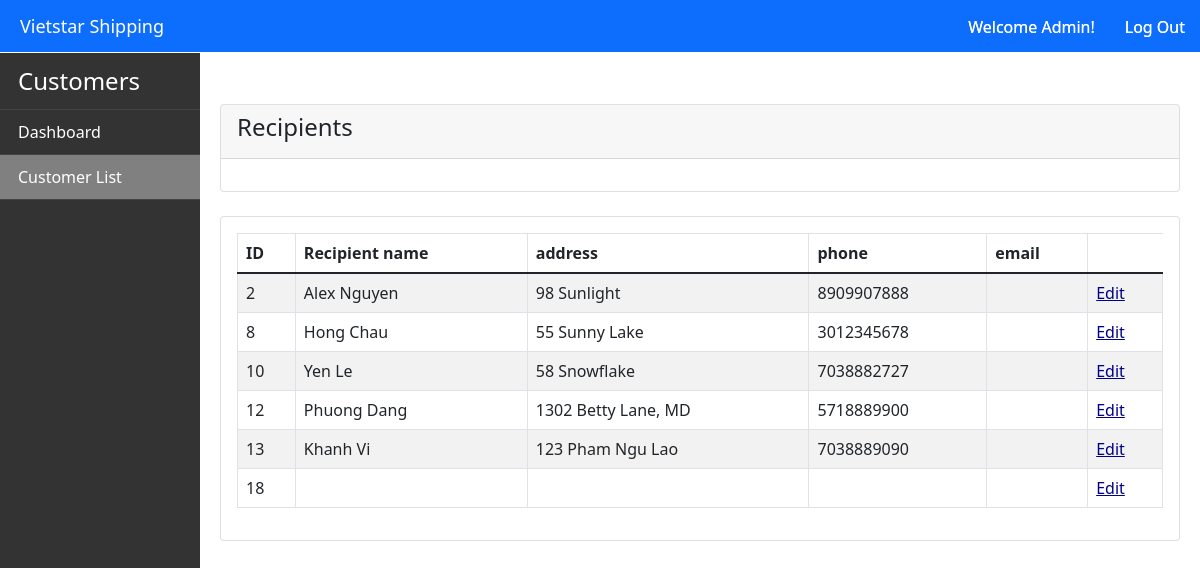
Screenshot of /business_portal/main/customers/recipient.php?customer_id=2 (signed in) with the database file from the repository.
### tables this page shows
CREATE TABLE `recipient` (
  `recipient_id` int(11) NOT NULL,
  `recipient_name` varchar(100) NOT NULL,
  `recipient_address` text NOT NULL,
  `recipient_phone` varchar(10) NOT NULL,
  `customer_id` int(11) DEFAULT NULL,
  `recipient_email` varchar(100) DEFAULT NULL
);

### business_portal/main/customers/recipient.php (the view, shortened to what this page needs)
<?php
include('../connect.php');
?>
<!DOCTYPE>
<html>
<head>
<link rel="stylesheet" href="https://cdnjs.cloudflare.com/ajax/libs/font-awesome/4.7.0/css/font-awesome.min.css">
<link rel="stylesheet" href="../css/lib/bootstrap.css">
<link rel="stylesheet" href="../css/lib/font-awesome.min.css">
<link rel="stylesheet" type="text/css" href="../css/styles.css">
<link rel="stylesheet" type="text/css" href="../css/maindashboard.css">
<link rel="stylesheet" type="text/css" href="../css/navbar.css">
</head>
<body>
  <?php include 'navfixed.php';?>
	<nav class="navbar-primary sticky">
		<ul class="navbar-primary-menu">
            <li> <a class="d-flex align-items-center pl-3 text-white text-decoration-none"><span class="fs-4">Customers</span></a></li>
			<li><a href="../index.php" class="nav-link text-white"><i class="icon-dashboard icon-2x"></i> Dashboard </a></li>
			<li><a href="customer.php" class="nav-link text-white active">Customer List</a></li>
		</ul>
	</nav>
     <div class="main-content">
        <div class="row">
            <div class="col-md-12">
                <div class="card mt-4">
                <div class="card-header">
                        <h4>Recipients</h4>
                    </div>
                    <div class="card-body">
                    </div>
                </div>
            </div>
            <div class="col-md-12">
                <div class="card mt-4">
                    <div class="card-body">
                        <table class="table table-bordered table-striped table-hover bg-white">
                            <thead>
                                <tr>
                                    <th>ID</th>
                                    <th>Recipient name</th>
                                    <th>address</th>
                                    <th>phone</th>
                                    <th>email</th>
                                </tr>
                            </thead>
                            <tbody>
                                <?php
                                    if(isset($_GET['customer_id']))
                                    {
                                        $customer_id = $_GET['customer_id'];
                                        $query = "SELECT * FROM customer c JOIN  recipient r ON c.customer_id = r.customer_id WHERE c.customer_id = $customer_id";
                                        $query_run = mysqli_query($con, $query);
                                        if(mysqli_num_rows($query_run) > 0)
                                        {
                                            foreach($query_run as $items)
                                            {
                                                ?>
                                                <tr>
                                                    <td><?= $items['recipient_id']; ?></td>
                                                    <td><?= $items['recipient_name']; ?></td>
                                                    <td><?= $items['recipient_address']; ?></td>
                                                    <td><?= $items['recipient_phone']; ?></td>
                                                    <td><?= $items['recipient_email']; ?></td>
                                                    <td><a href="reedit.php?recipient_id=<?php echo $items['recipient_id']?>&customer_id=<?php echo $customer_id?>">Edit</a></td>
                                                </tr>
                                                <?php
                                            }
                                        }
                                        else
                                        {
                                            ?>
                                                <tr>
                                                    <td colspan="4">No Record Found</td>
                                                </tr>
                                            <?php
                                        }
                                    }
                                ?>
                            </tbody>
                        </table>
                    </div>
                </div>
            </div>
        </div>
    </div>
</body>
</html>

### business_portal/main/css/styles.css (style rules this page uses)
.active { background-color: gray; }

### business_portal/main/css/maindashboard.css (style rules this page uses)
td a { color: darkblue; }

### business_portal/main/css/navbar.css (style rules this page uses)
.navbar-primary { background-color: #333; bottom: 0px; left: 0px; position: absolute; top: 51px; width: 200px; z-index: 8; overflow: hidden; height: auto; -webkit-transition: all 0.1s ease-in-out; -moz-transition: all 0.1s ease-in-out; transition: all 0.1s ease-in-out; }
.navbar-primary-menu, .navbar-primary-menu li { margin: 0; padding: 0; list-style: none; }
.navbar-primary-menu li a { display: block; padding: 10px 18px; text-align: left; border-bottom: solid 1px #444; color: #ccc; }
.main-content { margin-top: 60px; margin-left: 200px; padding: 20px; }

### business_portal/main/customers/recipient.php (style rules this page uses)
.sticky { position: fixed; top: 53px; }

### rows the page displays
recipient: recipient_id "2", recipient_name "Alex Nguyen", recipient_address "98 Sunlight", recipient_phone "8909907888"
recipient: recipient_id "8", recipient_name "Hong Chau", recipient_address "55 Sunny Lake", recipient_phone "3012345678"
recipient: recipient_id "10", recipient_name "Yen Le", recipient_address "58 Snowflake", recipient_phone "7038882727"
recipient: recipient_id "12", recipient_name "Phuong Dang", recipient_address "1302 Betty Lane, MD", recipient_phone "5718889900"
recipient: recipient_id "13", recipient_name "Khanh Vi", recipient_address "123 Pham Ngu Lao", recipient_phone "7038889090"
recipient: recipient_id "18"

### other values shown
$name "Admin"
